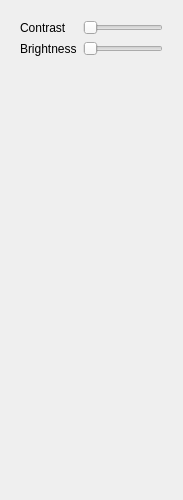
<?xml version="1.0" encoding="UTF-8"?>
<ui version="4.0">
 <class>ContrastAndBrightnessProperties</class>
 <widget class="QWidget" name="ContrastAndBrightnessProperties">
  <property name="geometry">
   <rect>
    <x>0</x>
    <y>0</y>
    <width>183</width>
    <height>500</height>
   </rect>
  </property>
  <property name="windowTitle">
   <string>Contrast And Brightnessaction Plugin</string>
  </property>
  <property name="windowIcon">
   <iconset resource="resources.qrc">
    <normaloff>:/static/default/icon/22x22/step_object_Controller.png</normaloff>:/static/default/icon/22x22/step_object_Controller.png</iconset>
  </property>
  <layout class="QGridLayout" name="gridLayout">
   <item row="0" column="0">
    <widget class="QWidget" name="widget" native="true">
     <layout class="QFormLayout" name="formLayout">
      <item row="0" column="0">
       <widget class="QLabel" name="contrastLabel">
        <property name="text">
         <string>Contrast</string>
        </property>
       </widget>
      </item>
      <item row="0" column="1">
       <widget class="QSlider" name="contrastSlider">
        <property name="orientation">
         <enum>Qt::Horizontal</enum>
        </property>
       </widget>
      </item>
      <item row="1" column="0">
       <widget class="QLabel" name="brightnessLabel">
        <property name="text">
         <string>Brightness</string>
        </property>
       </widget>
      </item>
      <item row="1" column="1">
       <widget class="QSlider" name="brightnessSlider">
        <property name="orientation">
         <enum>Qt::Horizontal</enum>
        </property>
       </widget>
      </item>
     </layout>
    </widget>
   </item>
  </layout>
 </widget>
 <resources>
  <include location="resources.qrc"/>
 </resources>
 <connections/>
</ui>
